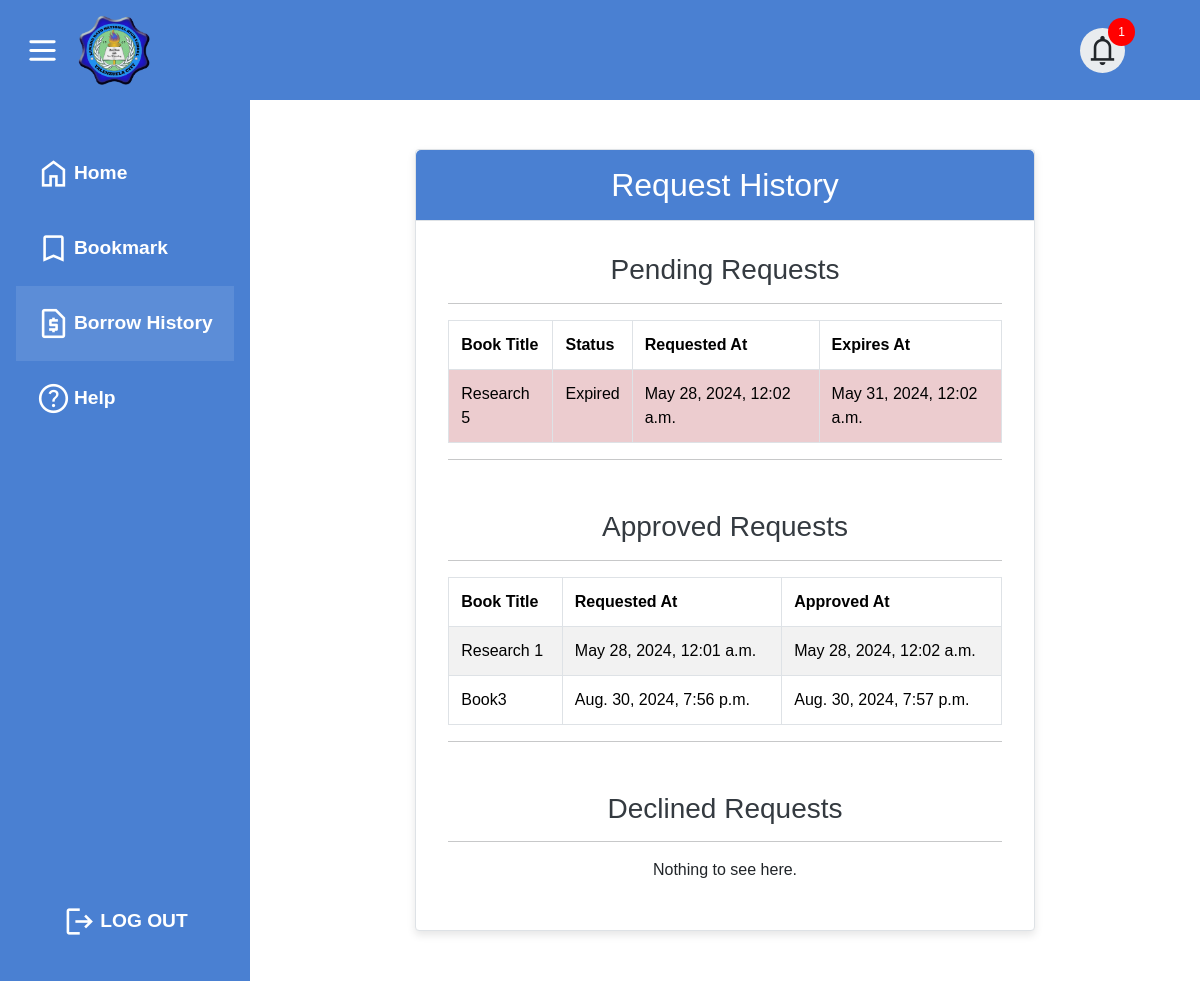
Screenshot of /student/request-history/ (signed in) with the database file from the repository.
### librarian/models.py (models this page shows, shortened)
class BorrowRequest(models.Model):
    book = models.ForeignKey(Books, on_delete=models.CASCADE)
    requested_by = models.ForeignKey(User, on_delete=models.CASCADE)
    requested_at = models.DateTimeField(auto_now_add=True)
    expires_at = models.DateTimeField(default=default_expiry)
    status = models.CharField(max_length=20, choices=[('Pending', 'Pending'), ('Approved', 'Approved'), ('Denied', 'Denied'), ('Expired', 'Expired')], default='Pending')
    file_type = models.CharField(max_length=20, choices=[('eBook', 'eBook'), ('Research Paper', 'Research Paper')], default='eBook')
    def is_expired(self):
        return timezone.now() > self.expires_at

class Books(models.Model):
    BookTitle = models.CharField(max_length=100)
    Author = models.CharField(max_length=100)
    Description = models.TextField(null=True, blank=True)
    Date = models.DateField()
    Category = models.ManyToManyField(Category)
    SubCategory = models.ManyToManyField(SubCategory)
    Language = models.CharField(max_length=100, choices=LANGUAGE_CHOICES, default='english')
    BookFile = models.FileField(upload_to="books/files/", default='default_value.pdf')
    BookImage = models.ImageField(upload_to="books/images/", default='default_image.jpg')
    deleted_at = models.DateTimeField(null=True, blank=True)
    available = models.BooleanField(default=True)
    bookmarked_by = models.ManyToManyField(User, related_name='bookmarks', blank=True)
    borrowed = models.ManyToManyField(User, related_name='borrow', blank="True")
    PageViews = models.IntegerField(default=0)
    eBook = models.BooleanField(default=False)
    research_paper = models.BooleanField(default=False)
    hardCopy = models.BooleanField(default=False)
    stock = models.IntegerField(default=0)
    TimesBorrow = models.IntegerField(default=0)

class ApprovedRequest(models.Model):
    book = models.ForeignKey(Books, on_delete=models.CASCADE)
    requested_by = models.ForeignKey(User, on_delete=models.CASCADE)
    requested_at = models.DateTimeField()
    approved_at = models.DateTimeField(auto_now_add=True)
    inOut = models.BooleanField(default=True)
    expireTime = models.DateTimeField(default=default_expiry)

### student/views.py (the view)
# urls.py: path('request-history/', views.request_history_view, name='request_history'),
@login_required
def request_history_view(request):
    pending_requests = BorrowRequest.objects.filter(requested_by=request.user)
    for request_obj in pending_requests:
        if request_obj.is_expired() and request_obj.status != 'Expired':
            request_obj.status = 'Expired'
            request_obj.save()
    approved_requests = ApprovedRequest.objects.filter(requested_by=request.user)
    declined_requests = DeclinedRequest.objects.filter(requested_by=request.user)
    context = {
        'pending_requests': pending_requests,
        'approved_requests': approved_requests,
        'declined_requests': declined_requests,
    }
    return render(request, 'requesthistory.html', context)

### student/templatetags/custom_tags.py (called while the page is built)
@register.filter(name='is_student')
def is_student(user):
    return user.groups.filter(name='Student').exists()

### student/templates/requesthistory.html (shortened to what this page needs)
{% extends 'student.html' %}
{% block notification %}
<div class="notification-icon">
    <span class="material-symbols-outlined" id="notification-bell">notifications</span>
    <span class="notification-badge" id="notification-count">0</span>
</div>
{% endblock %}
{% block nav %}
<a href="{% url 'view' %}" class="navbar-desc"><li><span class="material-symbols-outlined navbar-icon" alt="home">home</span>Home</li></a>
<a href="{% url 'bookmark' %}" class="navbar-desc"><li><span class="material-symbols-outlined bookmark navbar-icon" alt="bookmark">bookmark</span>Bookmark</li></a>
<a href="{% url 'request_history' %}" class="navbar-desc"><li class="active"><span class="material-symbols-outlined navbar-icon" alt="request">request_page</span>Borrow History</li></a>
<a href="#" class="navbar-desc"><li><span class="material-symbols-outlined navbar-icon" alt="help">help</span>Help</li></a>
{% endblock %}
{% block body %}
<div class="container d-flex justify-content-center mt-5">
    <div class="card w-75">
        <div class="card-header text-center">
            <h2>Request History</h2>
        </div>
        <div class="card-body">
            <h3 class="sections">Pending Requests</h3>
            <hr>
            {% if pending_requests %}
            <table class="table table-striped table-hover">
                <thead>
                    <tr>
                        <th>Book Title</th>
                        <th>Status</th>
                        <th>Requested At</th>
                        <th>Expires At</th>
                    </tr>
                </thead>
                <tbody>
                    {% for request in pending_requests %}
                    <tr class="{% if request.is_expired %}table-danger{% endif %}">
                        <td class="book-title">{{ request.book.BookTitle }}</td>
                        <td>{{ request.status }}</td>
                        <td>{{ request.requested_at }}</td>
                        <td>{{ request.expires_at }}</td>
                    </tr>
                    {% endfor %}
                </tbody>
            </table>
            {% else %}
            <p class="text-center">Nothing to see here.</p>
            {% endif %}
            <hr>
            <h3 class="sections sec-mar">Approved Requests</h3>
            <hr>
            {% if approved_requests %}
            <table class="table table-striped table-hover">
                <thead>
                    <tr>
                        <th>Book Title</th>
                        <th>Requested At</th>
                        <th>Approved At</th>
                    </tr>
                </thead>
                <tbody>
                    {% for request in approved_requests %}
                    <tr>
                        <td class="book-title">{{ request.book.BookTitle }}</td>
                        <td>{{ request.requested_at }}</td>
                        <td>{{ request.approved_at }}</td>
                    </tr>
                    {% endfor %}
                </tbody>
            </table>
            {% else %}
            <p class="text-center">Nothing to see here.</p>
            {% endif %}
            <hr>
            <h3 class="sections sec-mar">Declined Requests</h3>
            <hr>
            {% if declined_requests %}
            <table class="table table-striped table-hover">
                <thead>
                    <tr>
                        <th>Book Title</th>
                        <th>Requested At</th>
                        <th>Declined At</th>
                    </tr>
                </thead>
                <tbody>
                    {% for request in declined_requests %}
                    <tr>
                        <td class="book-title">{{ request.book.BookTitle }}</td>
                        <td>{{ request.requested_at }}</td>
                        <td>{{ request.declined_at }}</td>
                    </tr>
                    {% endfor %}
                </tbody>
            </table>
            {% else %}
            <p class="text-center">Nothing to see here.</p>
            {% endif %}
        </div>
    </div>
</div>
{% endblock %}

### student/templates/requesthistory.html (style rules this page uses)
.container { margin-top: 5rem; }
.card { width: 75%; margin: auto; border: 1px solid #dee2e6; border-radius: 0.25rem; box-shadow: 0 4px 8px rgba(0, 0, 0, 0.1); background-color: #fff; }
.card-header { background-color: rgb(74, 128, 210); color: #fff; padding: 1rem; text-align: center; border-bottom: 1px solid #dee2e6; }
.card-header h2 { margin: 0; }
.card-body { padding: 2rem; }
.card-body h3 { color: #343a40; }
.table { width: 100%; margin-bottom: 1rem; border-collapse: collapse; }
.table thead { background-color: #007bff; color: #fff; }
.table th, .table td { padding: 0.75rem; border: 1px solid #dee2e6; }
.table-striped tbody tr:nth-of-type(odd) { background-color: #f8f9fa; }
.table-danger { background-color: #f8d7da; }
.text-center { text-align: center; }
.sections { text-align: center; }
.sec-mar { margin-top: 50px; }
.notification-badge { position: absolute; top: 0; right: 0; background-color: red; color: white; border-radius: 50%; padding: 5px 10px; font-size: 12px; transform: translate(10px, -10px); }
.notification-icon, .notification-icon-2 { width: 45px; height: 45px; display: inline-flex; align-items: center; justify-content: center; position: relative; }
.notification-icon { margin-right: 75px; border-radius: 50%; background-color: #e9ecef; }
.material-symbols-outlined { font-size: 35px; cursor: pointer; transition: color 0.3s; }
.book-title { text-transform: capitalize; }

### rows the page displays
BorrowRequest: book.BookTitle "Research 5", status "Expired", requested_at "May 28, 2024, 12:02 a.m.", expires_at "May 31, 2024, 12:02 a.m."
ApprovedRequest: book.BookTitle "Research 1", requested_at "May 28, 2024, 12:01 a.m.", approved_at "May 28, 2024, 12:02 a.m."
ApprovedRequest: book.BookTitle "Book3", requested_at "Aug. 30, 2024, 7:56 p.m.", approved_at "Aug. 30, 2024, 7:57 p.m."
